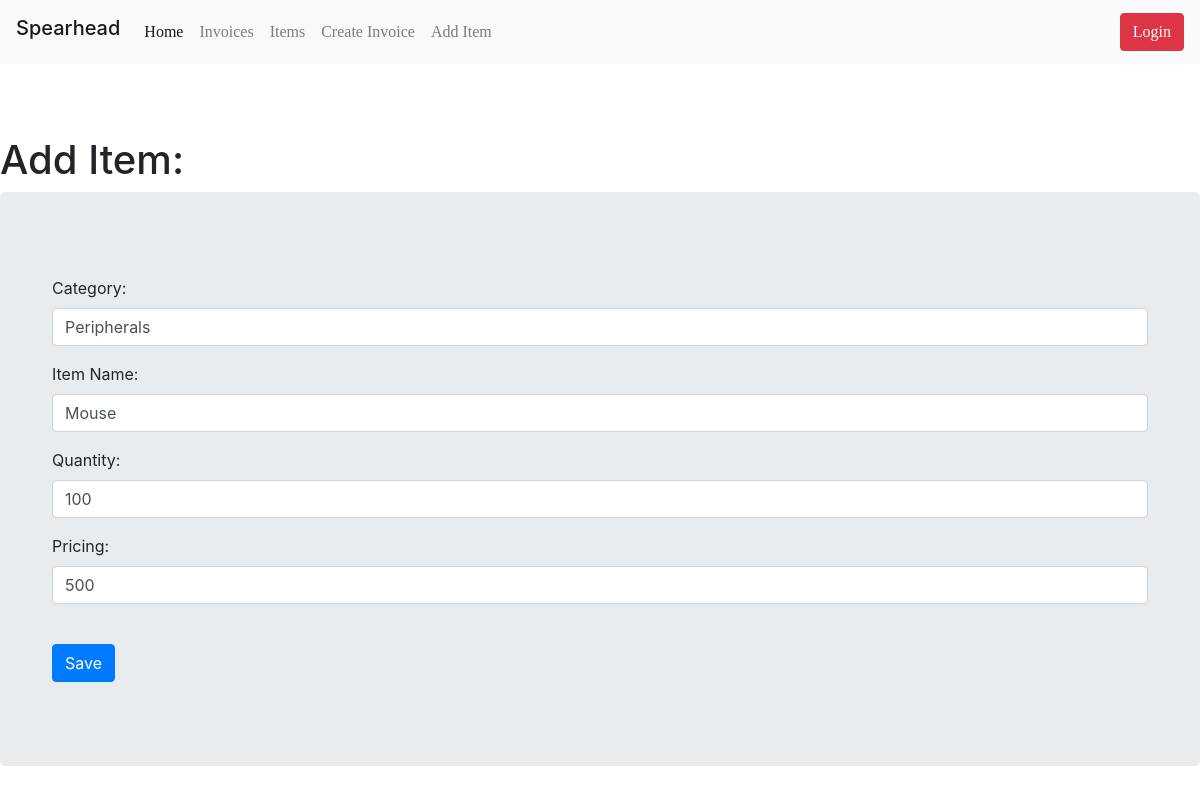
Page /update_items/40/ on the committed database.
### invmgmt/models.py (models this page shows, shortened)
class Stock(models.Model):
	category = models.CharField("Category:", max_length=50, default='', blank=True, null=True)
	item_name = models.CharField("Item Name:", max_length=50, blank=True, null=True)
	quantity = models.IntegerField("Quantity:", default='0', blank=True, null=True)
	set_price = models.CharField ("Pricing:", max_length=50, default='', blank=True, null=True)
	receive_quantity = models.IntegerField(default='0', blank=True, null=True)
	receive_by = models.CharField(max_length=50, blank=True, null=True)
	issue_quantity = models.IntegerField(default='0', blank=True, null=True)
	issue_by = models.CharField(max_length=50, blank=True, null=True)
	issue_to = models.CharField(max_length=50, blank=True, null=True)
	phone_number = models.CharField(max_length=50, blank=True, null=True)
	created_by = models.CharField(max_length=50, blank=True, null=True)

### invmgmt/views.py (the view)
# urls.py: path('update_items/<str:pk>/', update_items, name="update_items"),
def update_items(request, pk):
	title = 'Update'
	queryset = Stock.objects.get(id=pk)
	form = StockUpdateForm(instance=queryset)
	if request.method == 'POST':
		form = StockUpdateForm(request.POST, instance=queryset)
		if form.is_valid():
			form.save()
			return redirect('/list_stock')
	context = {
		'title': title,
		'form':form,
	}
	return render(request, 'add_item.html', context)

### invmgmt/forms.py (shortened to what this page needs)
class StockUpdateForm(forms.ModelForm):
    class Meta:
        model = Stock
        fields = ['category', 'item_name', 'quantity', 'set_price']

### templates/add_item.html (shortened to what this page needs)
{% load static %}
{% load crispy_forms_tags %}
<!DOCTYPE html>
<html>
<head>
    <link rel="stylesheet" type="text/css" href="https://stackpath.bootstrapcdn.com/bootstrap/4.5.2/css/bootstrap.min.css">
    <link href="{% static 'css/stylesheet.css' %}" rel="stylesheet">
</head>
{% include 'navbar.html' %}
<br><br><br>
<body>
<h1>Add Item:</h1>
<div class="myForm">
    <div class="jumbotron">
	<form method='POST' action='' autocomplete="off">
        <div>
		    {{form.category|as_crispy_field}}
            {{form.item_name|as_crispy_field}}
            {{form.quantity|as_crispy_field}}
            {{form.set_price|as_crispy_field }}
        </div>
        <br>
        <button type="submit" class="btn btn-primary">Save</button>
    </form>
        </div>
</div>
</body>
</html>

### invoicemgmt/static/css/stylesheet.css (style rules this page uses)
form { margin: 20px; }

### rows in the picture
Stock: category "Peripherals", item_name "Mouse", quantity "100", set_price "500"
